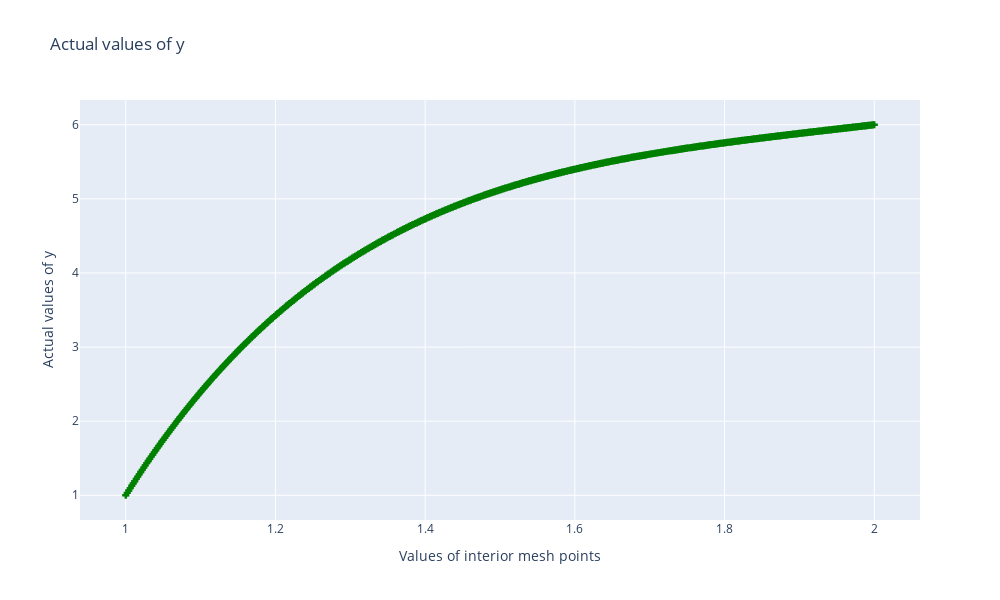

Notebook cell for this chart:
### Code cell
# Plot x's and actual y's 

fig = px.scatter(
    results_actual, x='x', y='y', 
    labels={'x': 'Values of interior mesh points', 'y': 'Actual values of y'},
    title="Actual values of y"
     ).update_traces(mode='markers', marker=dict(symbol='cross', color='green'))
fig.show()

### Figure 1 — Plotly figure (JSON) as saved in the notebook; plotly's stock layout.template omitted (floating-point values rounded to 4 significant figures; data arrays with more than 128 entries replaced by an {"elided": "..."} marker saying what was removed)
{"data": [{"hovertemplate": "Values of interior mesh points=%{x}<br>Actual values of y=%{y}<extra></extra>", "legendgroup": "", "marker": {"color": "green", "symbol": "cross"}, "mode": "markers", "name": "", "orientation": "v", "showlegend": false, "type": "scatter", "x": {"elided": "500 float values"}, "xaxis": "x", "y": {"elided": "500 float values"}, "yaxis": "y"}], "layout": {"height": 600, "legend": {"tracegroupgap": 0}, "title": {"text": "Actual values of y"}, "width": 1000, "xaxis": {"anchor": "y", "domain": [0, 1], "title": {"text": "Values of interior mesh points"}}, "yaxis": {"anchor": "x", "domain": [0, 1], "title": {"text": "Actual values of y"}}}}
